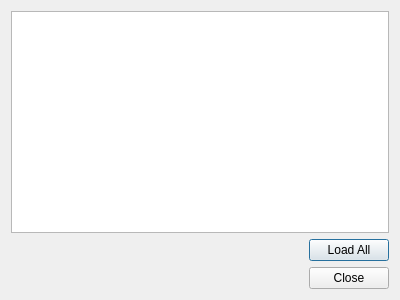
<?xml version="1.0" encoding="UTF-8"?>
<ui version="4.0">
 <class>ViewArrayDialog</class>
 <widget class="QDialog" name="ViewArrayDialog">
  <property name="geometry">
   <rect>
    <x>0</x>
    <y>0</y>
    <width>400</width>
    <height>300</height>
   </rect>
  </property>
  <property name="whatsThis">
   <string>A table of the first [20, 20] of data values read from the file.
Click Load All to show the whole array.</string>
  </property>
  <layout class="QGridLayout" name="gridLayout">
   <item row="1" column="1">
    <widget class="QPushButton" name="data_load_all">
     <property name="text">
      <string>Load All</string>
     </property>
    </widget>
   </item>
   <item row="0" column="0" colspan="2">
    <widget class="QTableWidget" name="data_table">
     <property name="editTriggers">
      <set>QAbstractItemView::NoEditTriggers</set>
     </property>
     <property name="selectionMode">
      <enum>QAbstractItemView::NoSelection</enum>
     </property>
    </widget>
   </item>
   <item row="1" column="0">
    <spacer name="horizontalSpacer">
     <property name="orientation">
      <enum>Qt::Horizontal</enum>
     </property>
     <property name="sizeHint" stdset="0">
      <size>
       <width>40</width>
       <height>20</height>
      </size>
     </property>
    </spacer>
   </item>
   <item row="3" column="0" colspan="2">
    <widget class="QDialogButtonBox" name="buttonBox">
     <property name="standardButtons">
      <set>QDialogButtonBox::Close</set>
     </property>
    </widget>
   </item>
  </layout>
 </widget>
 <resources/>
 <connections>
  <connection>
   <sender>buttonBox</sender>
   <signal>rejected()</signal>
   <receiver>ViewArrayDialog</receiver>
   <slot>reject()</slot>
   <hints>
    <hint type="sourcelabel">
     <x>295</x>
     <y>288</y>
    </hint>
    <hint type="destinationlabel">
     <x>286</x>
     <y>274</y>
    </hint>
   </hints>
  </connection>
 </connections>
</ui>
